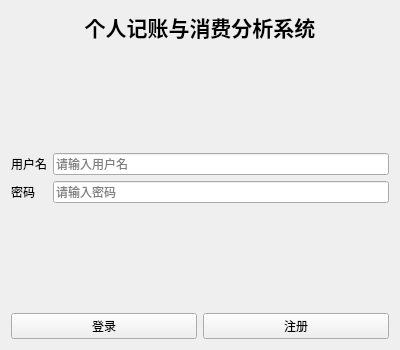
<?xml version="1.0" encoding="UTF-8"?>
<ui version="4.0">
 <class>LoginWindow</class>
 <widget class="QWidget" name="LoginWindow">
  <property name="geometry">
   <rect><x>0</x><y>0</y><width>400</width><height>350</height></rect>
  </property>
  <layout class="QVBoxLayout" name="verticalLayout">
   <item>
    <widget class="QLabel" name="titleLabel">
     <property name="text"><string>个人记账与消费分析系统</string></property>
     <property name="alignment"><set>Qt::AlignCenter</set></property>
     <property name="font"><font><pointsize>16</pointsize><weight>75</weight><bold>true</bold></font></property>
    </widget>
   </item>
   <item><spacer name="vSpacer1"><property name="orientation"><enum>Qt::Vertical</enum></property><property name="sizeHint" stdset="0"><size><width>20</width><height>20</height></size></property></spacer></item>
   <item>
    <layout class="QFormLayout" name="formLayout">
     <item row="0" column="0"><widget class="QLabel" name="usernameLabel"><property name="text"><string>用户名</string></property></widget></item>
     <item row="0" column="1"><widget class="QLineEdit" name="usernameEdit"><property name="placeholderText"><string>请输入用户名</string></property></widget></item>
     <item row="1" column="0"><widget class="QLabel" name="passwordLabel"><property name="text"><string>密码</string></property></widget></item>
     <item row="1" column="1"><widget class="QLineEdit" name="passwordEdit"><property name="echoMode"><enum>QLineEdit::Password</enum></property><property name="placeholderText"><string>请输入密码</string></property></widget></item>
    </layout>
   </item>
   <item><spacer name="vSpacer2"><property name="orientation"><enum>Qt::Vertical</enum></property><property name="sizeHint" stdset="0"><size><width>20</width><height>10</height></size></property></spacer></item>
   <item>
    <layout class="QHBoxLayout" name="buttonLayout">
     <item><widget class="QPushButton" name="loginButton"><property name="text"><string>登录</string></property></widget></item>
     <item><widget class="QPushButton" name="registerButton"><property name="text"><string>注册</string></property></widget></item>
    </layout>
   </item>
  </layout>
 </widget>
</ui>
